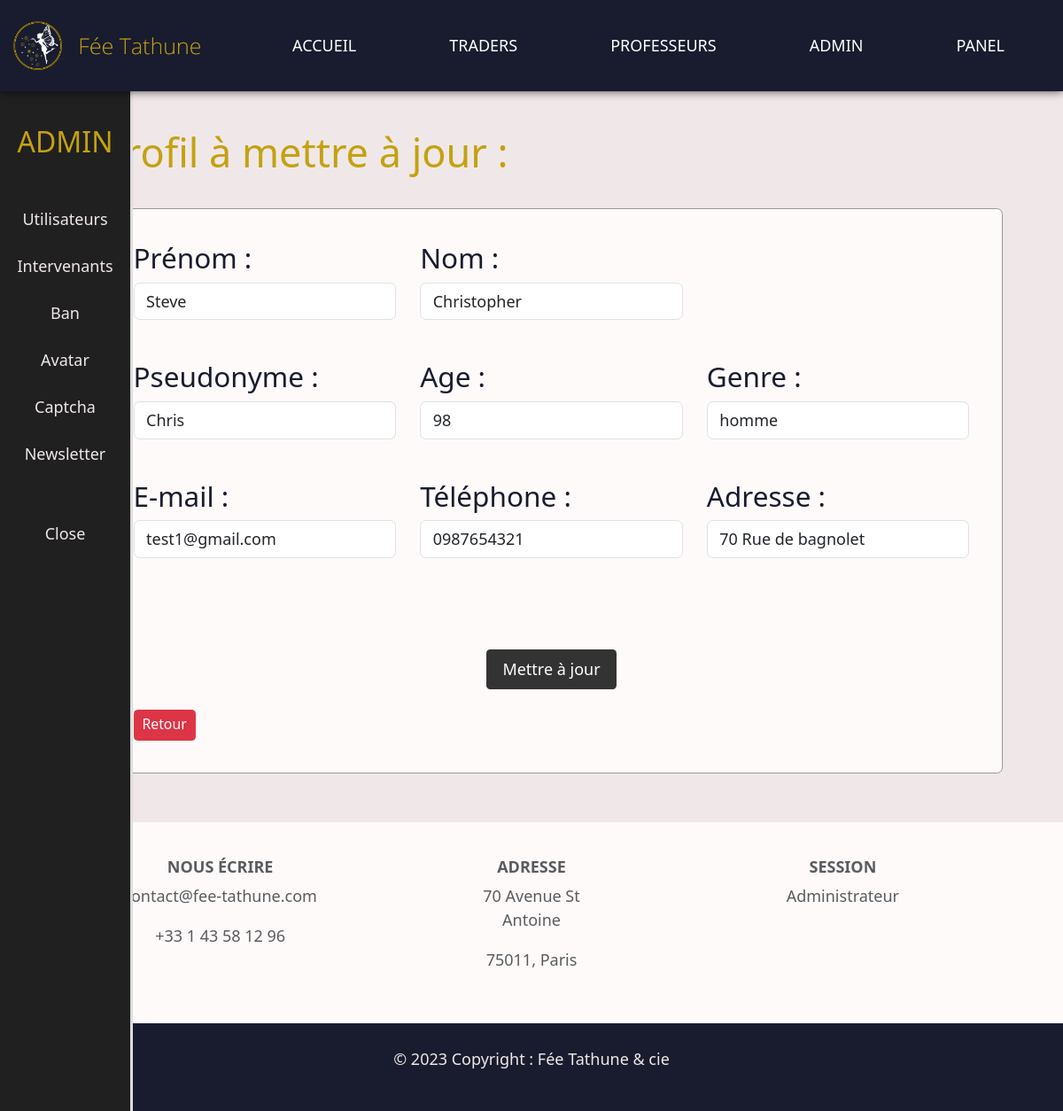
Page /action_update.php?user_id=13 (signed in) on the committed database.
### tables this page shows
CREATE TABLE `UTILISATEUR` (
  `user_id` int(11) NOT NULL AUTO_INCREMENT,
  `email` varchar(255) DEFAULT NULL,
  `pwd` varchar(100) DEFAULT NULL,
  `pseudo` varchar(30) DEFAULT NULL,
  `name` varchar(50) DEFAULT NULL,
  `firstname` varchar(50) DEFAULT NULL,
  `address` varchar(200) DEFAULT NULL,
  `age` char(2) DEFAULT NULL,
  `phone` varchar(10) DEFAULT NULL,
  `gender` varchar(5) DEFAULT NULL,
  `ban` char(1) DEFAULT '0',
  PRIMARY KEY (`user_id`)
);

### action_update.php (the view, shortened to what this page needs)
<?php
include('includes/head.php');
?>
	<body class="color-mode">
		<?php include('includes/header.php'); ?>
		<main>
        <div class="container">
			<h1>Profil à mettre à jour :</h1>
            <?php
                include('includes/bdd.php');
                $q= 'SELECT * FROM UTILISATEUR WHERE user_id = :user_id';
                $req = $bdd->prepare($q);
                $req->execute([
                    'user_id' => $_GET['user_id']
                ]);
                $result = $req->fetch(PDO::FETCH_ASSOC);
                if($result){
                    echo '<form method="POST" action="verif_update.php?user_id='.$_GET['user_id'].'" class="rounded" style="background-color: #FFFAFA; max-width: 1300px;">
                        <div class="row mb-3">
                            <div class="col-lg-4">
                                <h3>Prénom :</h3>
                                <div class="form-outline mb-4">
                                    <input type="text" id="firstname" value="'.$result['firstname'].'" class="form-control" name="firstname"/>
                                </div>
                            </div>
                            <div class="col-lg-4">
                                <h3>Nom :</h3>
                                <div class="form-outline mb-4">
                                    <input type="text" id="name" value="'.$result['name'].'" class="form-control" name="name"/>
                                </div>
                            </div>
                        </div>
                        <div class="row mb-3">
                            <div class="col-lg-4">
                                <h3>Pseudonyme :</h3>
                                <div class="form-outline mb-4">
                                    <input type="text" id="username" value="'.$result['pseudo'].'" class="form-control" name="username"/>
                                </div>
                            </div>
                            <div class="col-lg-4">
                                <h3>Age :</h3>
                                <div class="form-outline mb-4">
                                    <input type="number" id="age" value="'.$result['age'].'" class="form-control" name="age"/>
                                </div>
                            </div>
                            <div class="col-lg-4">
                                <h3>Genre :</h3>
                                <div class="form-outline mb-4">
                                    <input type="text" id="gender" value="'.$result['gender'].'" class="form-control" name="gender"/>
                                </div>
                            </div>
                        </div>
                        <div class="row mb-3">
                            <div class="col-lg-4">
                                <h3>E-mail :</h3>
                                <div class="form-outline mb-4">
                                    <input type="text" id="email" value="'.$result['email'].'" class="form-control" name="email"/>
                                </div>
                            </div>
                            <div class="col-lg-4">
                                <h3>Téléphone :</h3>
                                <div class="form-outline mb-4">
                                    <input type="number" id="phone" value="'.$result['phone'].'" class="form-control" name="phone"/>
                                </div>
                            </div>
                            <div class="col-lg-4">
                                <h3>Adresse :</h3>
                                <div class="form-outline mb-4">
                                    <input type="text" id="address" value="'.$result['address'].'" class="form-control" name="address"/>
                                </div>
                            </div>
                        </div>
                        <div class="row mb-3">
                        <div class="text-center pt-1 mt-5 pb-1">
                            <input type="submit" value="Mettre à jour">
                        </div>
                        </div>
                        <a class="btn btn-sm btn-danger" href="admin_utilisateurs.php">Retour</a>
                        </form>';
                } else {
                    echo '<h2 style="color:red;">Impossible d\'afficher les informations</h2>';
                }
            ?>
            </div>
		</main>
		<?php include('includes/footer.php'); ?>
	</body>
</html>

### css/style.css (style rules this page uses)
html { font-size: 18px; overflow-x: hidden; }
body { font-family: "Raleway"; margin: 0; padding-top: 90px; background-color: rgb(240, 232, 232); color: black; }
main { padding: 55px; }
form { margin-top: 2rem; border: 1px solid #999999; padding: 2rem; background-color: #ffffff; max-width: 500px; margin-left: auto; margin-right: auto; }
input[type="submit"] { background-color: #333333; color: #ffffff; padding: 0.5rem 1rem; border: none; border-radius: 0.25rem; font-size: 1rem; cursor: pointer; }
main h1, main h2 { color : #c4a112; }
.container { max-width: 1200px; margin: auto; }
form h3 { color:#181c2e; }

### css/dark.css (style rules this page uses)
.color-mode { background-color: rgb(32, 32, 32); color: white; }

### css/light.css (style rules this page uses)
.color-mode { background-color: rgb(240, 232, 232); color: rgb(32, 32, 32); }

### action_update.php (style rules this page uses)
main { padding-left: 100px; }

### rows in the picture
utilisateur: firstname "Steve", name "Christopher", username "Chris", age "98", gender "homme", email "test1@gmail.com", phone "0987654321", address "70 Rue de bagnolet"
